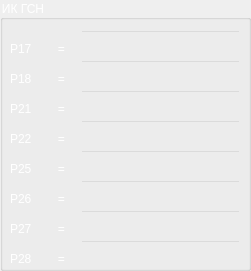
    <widget class="QGroupBox" name="P_TAB5">
     <property name="geometry">
      <rect>
       <x>560</x>
       <y>270</y>
       <width>251</width>
       <height>271</height>
      </rect>
     </property>
     <property name="styleSheet">
      <string notr="true">QGroupBox
{
color: white
}</string>
     </property>
     <property name="title">
      <string>ИК ГСН</string>
     </property>
     <widget class="QLabel" name="P_42">
      <property name="geometry">
       <rect>
        <x>10</x>
        <y>190</y>
        <width>67</width>
        <height>17</height>
       </rect>
      </property>
      <property name="styleSheet">
       <string notr="true">QLabel
{
color: white
}</string>
      </property>
      <property name="text">
       <string>P26        =</string>
      </property>
     </widget>
     <widget class="QLabel" name="P_43">
      <property name="geometry">
       <rect>
        <x>10</x>
        <y>100</y>
        <width>67</width>
        <height>17</height>
       </rect>
      </property>
      <property name="styleSheet">
       <string notr="true">QLabel
{
color: white
}</string>
      </property>
      <property name="text">
       <string>P21        =</string>
      </property>
     </widget>
     <widget class="QLabel" name="P_44">
      <property name="geometry">
       <rect>
        <x>10</x>
        <y>40</y>
        <width>67</width>
        <height>17</height>
       </rect>
      </property>
      <property name="styleSheet">
       <string notr="true">QLabel
{
color: white
}</string>
      </property>
      <property name="text">
       <string>P17        =</string>
      </property>
     </widget>
     <widget class="QLabel" name="P_45">
      <property name="geometry">
       <rect>
        <x>10</x>
        <y>160</y>
        <width>67</width>
        <height>17</height>
       </rect>
      </property>
      <property name="styleSheet">
       <string notr="true">QLabel
{
color: white
}</string>
      </property>
      <property name="text">
       <string>P25        =</string>
      </property>
     </widget>
     <widget class="QLabel" name="P_46">
      <property name="geometry">
       <rect>
        <x>10</x>
        <y>130</y>
        <width>67</width>
        <height>17</height>
       </rect>
      </property>
      <property name="styleSheet">
       <string notr="true">QLabel
{
color: white
}</string>
      </property>
      <property name="text">
       <string>P22        =</string>
      </property>
     </widget>
     <widget class="QLabel" name="P_47">
      <property name="geometry">
       <rect>
        <x>10</x>
        <y>70</y>
        <width>67</width>
        <height>17</height>
       </rect>
      </property>
      <property name="styleSheet">
       <string notr="true">QLabel
{
color: white
}</string>
      </property>
      <property name="text">
       <string>P18        =</string>
      </property>
     </widget>
     <widget class="QLabel" name="P_48">
      <property name="geometry">
       <rect>
        <x>10</x>
        <y>220</y>
        <width>67</width>
        <height>17</height>
       </rect>
      </property>
      <property name="styleSheet">
       <string notr="true">QLabel
{
color: white
}</string>
      </property>
      <property name="text">
       <string>P27        =</string>
      </property>
     </widget>
     <widget class="QLabel" name="P_49">
      <property name="geometry">
       <rect>
        <x>10</x>
        <y>250</y>
        <width>67</width>
        <height>17</height>
       </rect>
      </property>
      <property name="styleSheet">
       <string notr="true">QLabel
{
color: white
}</string>
      </property>
      <property name="text">
       <string>P28        =</string>
      </property>
     </widget>
     <widget class="QLineEdit" name="l44">
      <property name="geometry">
       <rect>
        <x>80</x>
        <y>30</y>
        <width>161</width>
        <height>31</height>
       </rect>
      </property>
      <property name="styleSheet">
       <string notr="true">QLineEdit
{
background: rgb(0,0,0,0);
color: white;
}</string>
      </property>
      <property name="text">
       <string/>
      </property>
     </widget>
     <widget class="QLineEdit" name="l49">
      <property name="geometry">
       <rect>
        <x>80</x>
        <y>180</y>
        <width>161</width>
        <height>31</height>
       </rect>
      </property>
      <property name="styleSheet">
       <string notr="true">QLineEdit
{
background: rgb(0,0,0,0);
color: white;
}</string>
      </property>
      <property name="text">
       <string/>
      </property>
     </widget>
     <widget class="QLineEdit" name="l51">
      <property name="geometry">
       <rect>
        <x>80</x>
        <y>240</y>
        <width>161</width>
        <height>31</height>
       </rect>
      </property>
      <property name="styleSheet">
       <string notr="true">QLineEdit
{
background: rgb(0,0,0,0);
color: white;
}</string>
      </property>
      <property name="text">
       <string/>
      </property>
     </widget>
     <widget class="QLineEdit" name="l48">
      <property name="geometry">
       <rect>
        <x>80</x>
        <y>150</y>
        <width>161</width>
        <height>31</height>
       </rect>
      </property>
      <property name="styleSheet">
       <string notr="true">QLineEdit
{
background: rgb(0,0,0,0);
color: white;
}</string>
      </property>
      <property name="text">
       <string/>
      </property>
     </widget>
     <widget class="QLineEdit" name="l50">
      <property name="geometry">
       <rect>
        <x>80</x>
        <y>210</y>
        <width>161</width>
        <height>31</height>
       </rect>
      </property>
      <property name="styleSheet">
       <string notr="true">QLineEdit
{
background: rgb(0,0,0,0);
color: white;
}</string>
      </property>
      <property name="text">
       <string/>
      </property>
     </widget>
     <widget class="QLineEdit" name="l45">
      <property name="geometry">
       <rect>
        <x>80</x>
        <y>60</y>
        <width>161</width>
        <height>31</height>
       </rect>
      </property>
      <property name="styleSheet">
       <string notr="true">QLineEdit
{
background: rgb(0,0,0,0);
color: white;
}</string>
      </property>
      <property name="text">
       <string/>
      </property>
     </widget>
     <widget class="QLineEdit" name="l47">
      <property name="geometry">
       <rect>
        <x>80</x>
        <y>120</y>
        <width>161</width>
        <height>31</height>
       </rect>
      </property>
      <property name="styleSheet">
       <string notr="true">QLineEdit
{
background: rgb(0,0,0,0);
color: white;
}</string>
      </property>
      <property name="text">
       <string/>
      </property>
     </widget>
     <widget class="QLineEdit" name="l46">
      <property name="geometry">
       <rect>
        <x>80</x>
        <y>90</y>
        <width>161</width>
        <height>31</height>
       </rect>
      </property>
      <property name="styleSheet">
       <string notr="true">QLineEdit
{
background: rgb(0,0,0,0);
color: white;
}</string>
      </property>
      <property name="text">
       <string/>
      </property>
     </widget>
    </widget>
